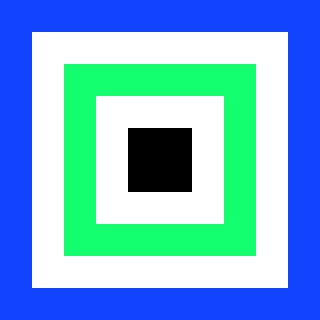

Below is a game level as drawn by its tile map, then a one-line description and the .tmx file that defines it, in full:
An orthogonal 10x10 tile map with 32x32 px tiles, 1 tile layer (Map Background).

<map version="1.0" orientation="orthogonal" width="10" height="10" tilewidth="32" tileheight="32">
 <tileset firstgid="1" name="Example Tileset" tilewidth="32" tileheight="32">
  <image source="example_tileset.png" width="64" height="64" />
 </tileset>
 <layer name="Map Background" width="10" height="10">
  <data encoding="csv">
2,2,2,2,2,2,2,2,2,2,
2,4,4,4,4,4,4,4,4,2,
2,4,3,3,3,3,3,3,4,2,
2,4,3,4,4,4,4,3,4,2,
2,4,3,4,0,0,4,3,4,2,
2,4,3,4,0,0,4,3,4,2,
2,4,3,4,4,4,4,3,4,2,
2,4,3,3,3,3,3,3,4,2,
2,4,4,4,4,4,4,4,4,2,
2,2,2,2,2,2,2,2,2,2
</data>
 </layer>
</map>